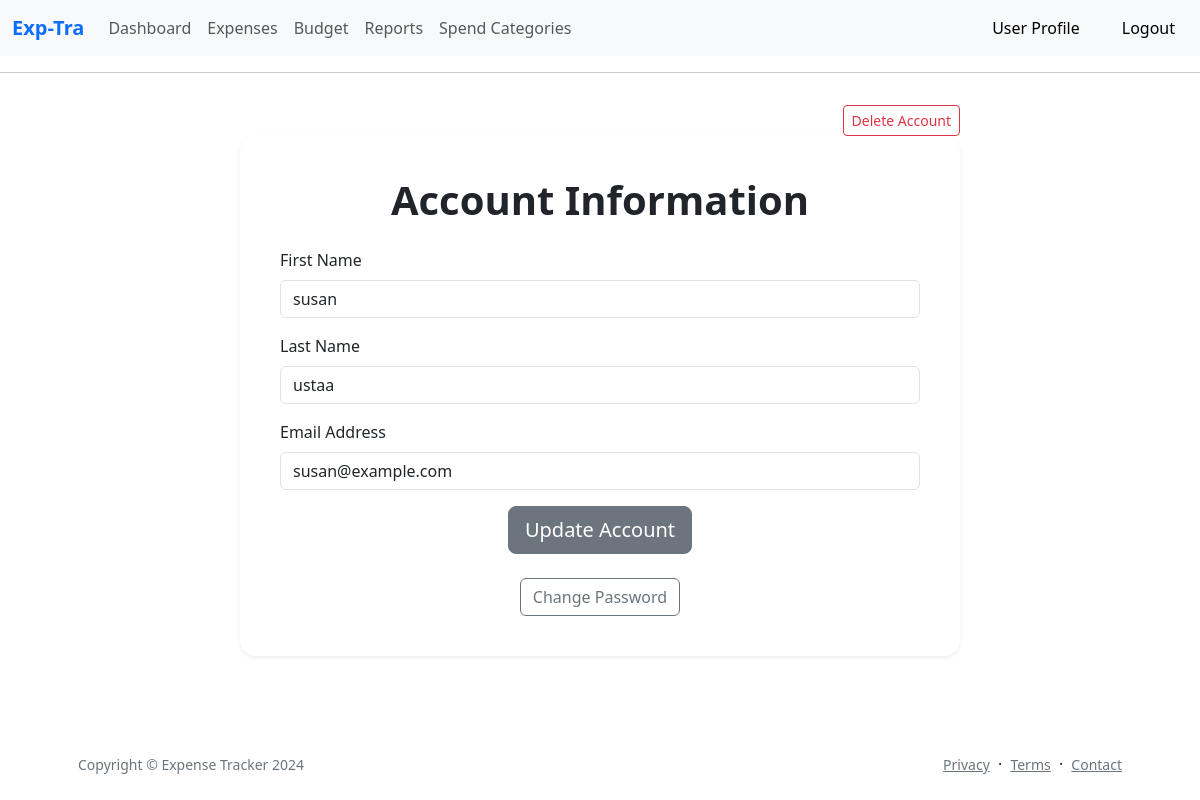
/account (signed in), run on the app's committed database.
### app/models.py (models this page shows, shortened)
class User(UserMixin,db.Model):
    __tablename__ = 'users'
    id: so.Mapped[int] = so.mapped_column(primary_key=True)
    firstname: so.Mapped[str] = so.mapped_column(sa.String(64), index=True,
                                                unique=False)
    lastname: so.Mapped[str] = so.mapped_column(sa.String(64), index=True,
                                                 unique=False)
    email: so.Mapped[str] = so.mapped_column(sa.String(120), index=True,
                                             unique=True)
    password_hash: so.Mapped[Optional[str]] = so.mapped_column(sa.String(256))
    expenses: so.WriteOnlyMapped['Expense'] = so.relationship(
        back_populates='user',passive_deletes=True)
    incomes = so.relationship("Income", back_populates='user')

### app/main/routes.py (the view)
@bp.route('/account', methods=['GET', 'POST'])
@login_required
def account():
    account_form = UpdateAccountForm()
    password_form = ChangePasswordForm()
    if account_form.validate_on_submit():
        current_user.firstname = account_form.firstname.data
        current_user.lastname = account_form.lastname.data
        db.session.commit()
        flash('Your account has been updated!', 'success')
        return redirect(url_for('main.account'))
    elif request.method == 'POST' and password_form.validate():
        current_user.set_password(password_form.new_password.data)
        db.session.commit()
        flash('Your password has been changed!', 'success')
        return redirect(url_for('main.account'))
    elif request.method == 'POST':
        flash('Passwords do not match!', 'danger')
        account_form.firstname.data = current_user.firstname
        account_form.lastname.data = current_user.lastname
    elif request.method == 'GET':
        account_form.firstname.data = current_user.firstname
        account_form.lastname.data = current_user.lastname
    return render_template('account.html', title='Account', account_form=account_form, password_form=password_form)

### app/main/forms.py
class UpdateAccountForm(FlaskForm):
    firstname = StringField('First Name', validators=[DataRequired()])
    lastname = StringField('Last Name', validators=[DataRequired()])
    submit = SubmitField('Update Account')

### app/auth/forms.py (shortened to what this page needs)
class ChangePasswordForm(FlaskForm):
    old_password = PasswordField('Old Password', validators=[DataRequired()])
    new_password = PasswordField('New Password', validators=[DataRequired()])
    confirm_password = PasswordField(
        'Confirm Password', validators=[DataRequired(), EqualTo('new_password', message='Passwords must match')])
    submit = SubmitField('Change Password')

### app/models.py (called while the page is built)
@login.user_loader
def load_user(id):
    return db.session.get(User, int(id))

### app/templates/account.html (shortened to what this page needs)
{% extends "base.html" %}
{% block content %}
<div class="container">
    <div class="row justify-content-center">
        <div class="col-lg-8">
            <div class="text-end mt-3">
                <button type="button" class="btn btn-outline-danger btn-sm" data-bs-toggle="modal"
                        data-bs-target="#deleteAccountModal">Delete Account
                </button>
            </div>
            <div class="card shadow-sm border-0 rounded-4 p-4">
                <div class="card-body">
                    <h1 class="fw-bolder text-center mb-4">Account Information</h1>
                    <form method="post" action="{{ url_for('main.account') }}">
                        <div class="mb-3">
                            <label for="firstname" class="form-label">First Name</label>
                            <input type="text" class="form-control" id="firstname" name="firstname"
                                   value="{{ account_form.firstname.data }}" required>
                        </div>
                        <div class="mb-3">
                            <label for="lastname" class="form-label">Last Name</label>
                            <input type="text" class="form-control" id="lastname" name="lastname"
                                   value="{{ account_form.lastname.data }}" required>
                        </div>
                        <div class="mb-3">
                            <label for="email" class="form-label">Email Address</label>
                            <input type="email" class="form-control" id="email" name="email"
                                   value="{{ current_user.email }}" readonly>
                        </div>
                        {{ account_form.submit(class="btn btn-secondary btn-lg d-block mx-auto") }}
                    </form>
                    <br>
                    <button type="button" class="btn btn-outline-secondary d-block mx-auto" data-bs-toggle="modal"
                            data-bs-target="#changePasswordModal">
                        Change Password
                    </button>
                </div>
            </div>
        </div>
    </div>
</div>
{% endblock %}

### data on the page
User: firstname "susan", lastname "ustaa", email "susan@example.com"
